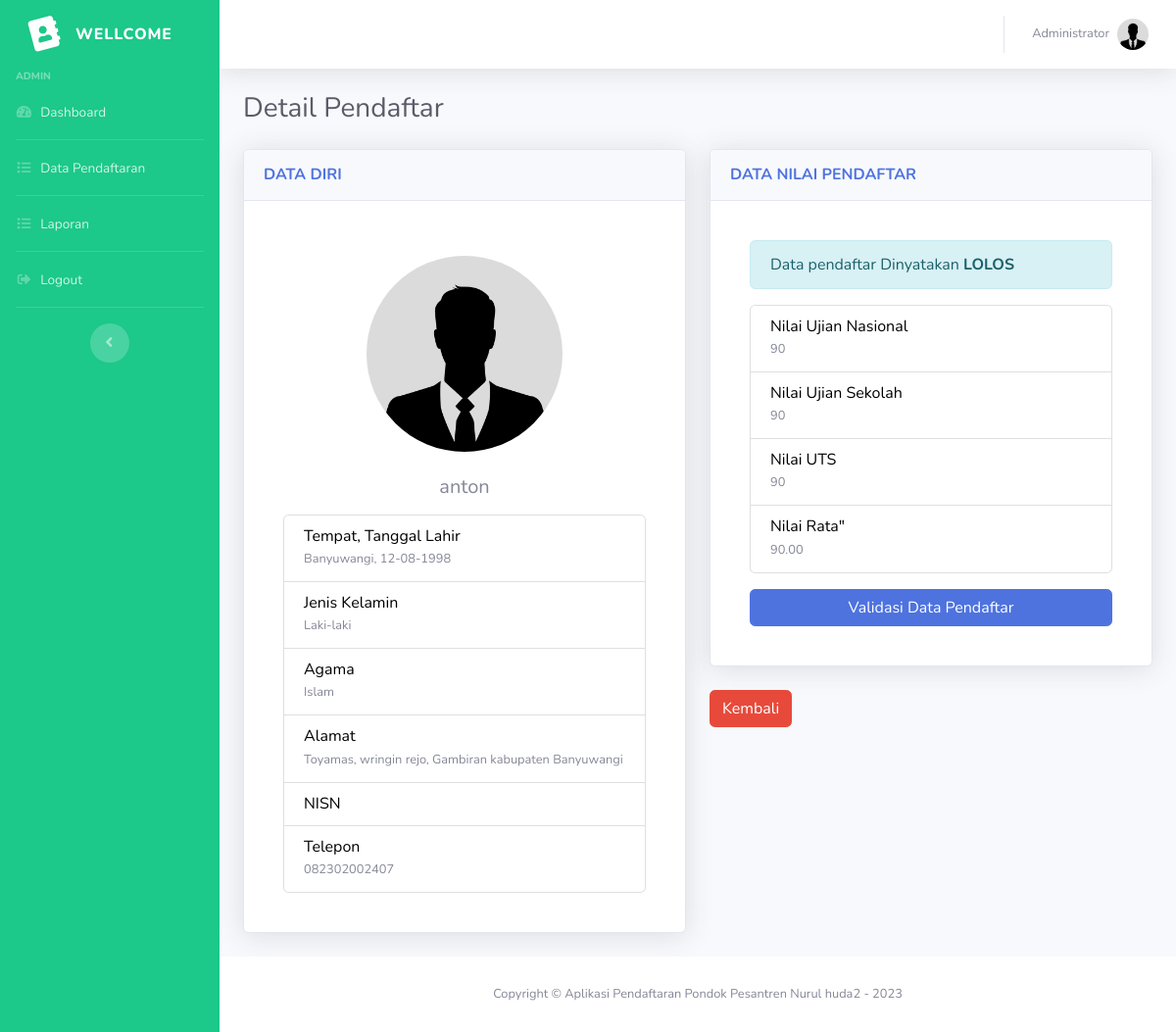
The page /admin/detailpendaftar.php?id=2 (signed in) on the database its author committed.
### tables this page shows
CREATE TABLE `pendaftar` (
  `id` int(11) NOT NULL,
  `nama` varchar(100) DEFAULT NULL,
  `tmpt_lahir` varchar(100) DEFAULT NULL,
  `tgl_lahir` date DEFAULT NULL,
  `jenis_kelamin` enum('L','P') DEFAULT NULL,
  `agama` varchar(45) DEFAULT NULL,
  `alamat` text DEFAULT NULL,
  `email` varchar(100) DEFAULT NULL,
  `telepon` varchar(45) DEFAULT NULL,
  `foto` varchar(100) NOT NULL,
  `users_id` int(11) DEFAULT NULL
);

CREATE TABLE `nilai` (
  `id` int(11) NOT NULL,
  `nilai_un` double DEFAULT NULL,
  `nilai_us` double DEFAULT NULL,
  `nilai_uts_1` double NOT NULL,
  `status` int(1) NOT NULL,
  `pendaftar_id` int(11) DEFAULT NULL
);

### admin/detailpendaftar_control.php (called while the page is built, shortened)
<?php
$id_pendaftar = $_GET['id'];
$sql_pendaftar = "SELECT * FROM pendaftar where id = '$id_pendaftar'";
$result_pendaftar = mysqli_query($koneksi, $sql_pendaftar);
$data_pendaftar = mysqli_fetch_array($result_pendaftar);
$sql_nilai = "SELECT * FROM nilai where pendaftar_id = '$id_pendaftar'";
$result_nilai = mysqli_query($koneksi, $sql_nilai);
$data_nilai = mysqli_fetch_array($result_nilai);
?>

### admin/detailpendaftar.php (the view, shortened to what this page needs)
<?php include('../config/auto_load.php'); ?>
<?php include('detailpendaftar_control.php'); ?>
<?php include('../template/header.php'); ?>
<div class="container-fluid">
  <h1 class="h3 mb-4 text-gray-800">Detail Pendaftar</h1>
  <div class="row">
    <div class="col-md-6">
      <div class="card shadow mb-4">
        <div class="card-header py-3">
          <h6 class="m-0 font-weight-bold text-primary">DATA DIRI</h6>
        </div>
        <div class="card-body">
          <div class="card-body">
            <div class="col-auto mt-3 text-center">
              <?php
              if(isset($data_pendaftar['foto']) && $data_pendaftar['foto'] != "") {
                $foto = '../uploads/' . $data_pendaftar['foto'];
              } else {
                $foto = '../assets/img/avatar.jpg';
              }
              ?>
              <img src="<?= $foto ?>" class="img-fluid rounded-circle" alt="menunggu" style="width: 200px;">
            </div>
            <br>
            <h5 class="card-title mb-3 text-center">
              <?= $data_pendaftar['nama'] ?>
            </h5>
            <ul class="list-group">
              <li class="list-group-item">
                <h6 class="mb-0" style="color: black;">Tempat, Tanggal Lahir</h6>
                <small class="text-muted"><?= $data_pendaftar['tmpt_lahir'] ?>, <?= date("d-m-Y", strtotime($data_pendaftar['tgl_lahir'])); ?></small>
              </li>
              <li class="list-group-item">
                <h6 class="mb-0" style="color: black;">Jenis Kelamin</h6>
                <?php
                if($data_pendaftar['jenis_kelamin'] == 'L') {
                  $kelamin = "Laki-laki";
                } else {
                  $kelamin = "Perempuan";
                }
                ?>
                <small class="text-muted"><?= $kelamin ?></small>
              </li>
              <li class="list-group-item">
                <h6 class="mb-0" style="color: black;">Agama</h6>
                <small class="text-muted">Islam</small>
              </li>
              <li class="list-group-item">
                <h6 class="mb-0" style="color: black;">Alamat</h6>
                <small class="text-muted"><?= $data_pendaftar['alamat'] ?></small>
              </li>
              <li class="list-group-item">
                <h6 class="mb-0" style="color: black;">NISN</h6>
              </li>
              <li class="list-group-item">
                <h6 class="mb-0" style="color: black;">Telepon</h6>
                <small class="text-muted"><?= $data_pendaftar['telepon'] ?></small>
              </li>
            </ul>
          </div>
        </div>
      </div>
    </div>
    <div class="col-md-6">
      <div class="card shadow mb-4">
        <div class="card-header py-3">
          <h6 class="m-0 font-weight-bold text-primary">DATA NILAI PENDAFTAR</h6>
        </div>
        <div class="card-body">
          <div class="card-body">
            <?php
            if($data_nilai['status'] == 0) {
              echo '
              <div class="alert alert-warning">
                  Data pendaftar belum divalidasi
              </div>';
            } else if($data_nilai['status'] == 1) {
              echo '
              <div class="alert alert-info">
                  Data pendaftar Dinyatakan <b>LOLOS</b>
              </div>';
            } else if($data_nilai['status'] == 2) {
              echo '
              <div class="alert alert-danger">
                  Data pendaftar Dinyatakan <b>TIDAK LOLOS</b>
              </div>';
            }
            ?>
            <ul class="list-group">
              <li class="list-group-item">
                <h6 class="mb-0" style="color: black;">Nilai Ujian Nasional</h6>
                <small class="text-muted"><?= $data_nilai['nilai_un'] ?></small>
              </li>
              <li class="list-group-item">
                <h6 class="mb-0" style="color: black;">Nilai Ujian Sekolah</h6>
                <small class="text-muted"><?= $data_nilai['nilai_us'] ?></small>
              </li>
              <li class="list-group-item">
                <h6 class="mb-0" style="color: black;">Nilai UTS</h6>
                <small class="text-muted"><?= $data_nilai['nilai_uts_1'] ?></small>
              </li>
              <li class="list-group-item">
                <h6 class="mb-0" style="color: black;">Nilai Rata"</h6>
                <small class="text-muted"><?= number_format(($data_nilai['nilai_uts_1'] + $data_nilai['nilai_us'] + $data_nilai['nilai_un']) / 3, 2) ?></small>
              </li>
            </ul>
            <button type="button" class="btn btn-primary mt-3 btn-block" data-toggle="modal" data-target="#modalvalidasi">
                Validasi Data Pendaftar
            </button>
          </div>
        </div>
      </div>
      <a href="pendaftaran.php" class="btn btn-danger">Kembali</a>
    </div>
  </div>
</div>
<?php include('../template/footer.php'); ?>

### template/header.php (shortened to what this page needs)
<!DOCTYPE html>
<html lang="en">
<head>
  <link href="../assets/vendor/fontawesome-free/css/all.min.css" rel="stylesheet" type="text/css">
  <link href="../assets/css/sb-admin-2.min.css" rel="stylesheet">
  <link href="../assets/vendor/datepicker/css/bootstrap-datepicker.css" rel="stylesheet">
  <link rel="stylesheet" href="https://cdn.datatables.net/1.10.21/css/dataTables.bootstrap4.min.css">
</head>
<body id="page-top">
  <div id="wrapper">
    <ul class="navbar-nav bg-success sidebar sidebar-dark accordion" id="accordionSidebar">
      <a class="sidebar-brand d-flex align-items-center justify-content-center" href="">
        <div class="sidebar-brand-icon rotate-n-15">
          <i class="fa fa-address-book"></i>
        </div>
        <div class="sidebar-brand-text mx-3">wellcome</div>
      </a>
      <div class="sidebar-heading">
        <?= $_SESSION['level'] ?>
      </div>
      <?php if($_SESSION['level'] == 'admin') { ?>
          <li class="nav-item">
            <a class="nav-link" href="dashboard.php">
              <i class="fas fa-fw fa-tachometer-alt"></i>
              <span>Dashboard</span></a>
          </li>
          <hr class="sidebar-divider my-0">
          <li class="nav-item">
            <a class="nav-link" href="pendaftaran.php">
              <i class="fas fa-fw fa-list"></i>
              <span>Data Pendaftaran</span></a>
          </li>
          <hr class="sidebar-divider my-0">
          <li class="nav-item">
            <a class="nav-link" href="laporan.php">
              <i class="fas fa-fw fa-list"></i>
              <span>Laporan</span></a>
          </li>
      <?php } ?>
      <hr class="sidebar-divider my-0">
      <li class="nav-item">
        <a class="nav-link" href="#" data-toggle="modal" data-target="#logoutModal">
          <i class="fas fa-fw fa-sign-out-alt"></i>
          <span>Logout</span></a>
      </li>
      <hr class="sidebar-divider d-none d-md-block">
      <div class="text-center d-none d-md-inline">
        <button class="rounded-circle border-0" id="sidebarToggle"></button>
      </div>
    </ul>
    <div id="content-wrapper" class="d-flex flex-column">
      <div id="content">
        <nav class="navbar navbar-expand navbar-light bg-white topbar mb-4 static-top shadow">
          <ul class="navbar-nav ml-auto">
            <li class="nav-item dropdown no-arrow">
              <a class="nav-link dropdown-toggle" href="#" id="userDropdown" role="button" data-toggle="dropdown" aria-haspopup="true" aria-expanded="false">
                <span class="mr-2 d-none d-lg-inline text-gray-600 small"><?= $_SESSION['nama']; ?></span>
                <?php
                if(isset($data_pendaftar['foto']) && $data_pendaftar['foto'] != '') {
                    $foto = '../uploads/' . $data_pendaftar['foto'];
                } else {
                    $foto = '../assets/img/avatar.jpg';
                }
                ?>
                <img class="img-profile rounded-circle" src="<?= $foto ?>">
              </a>
            </li>
          </ul>
        </nav>

### template/footer.php (shortened to what this page needs)
      </div>
      <footer class="sticky-footer bg-white">
        <div class="container my-auto">
          <div class="copyright text-center my-auto">
            <span>Copyright &copy; Aplikasi Pendaftaran Pondok Pesantren Nurul huda2 - 2023</span>
          </div>
        </div>
      </footer>
    </div>
  </div>
</body>
</html>

### rows shown on the page
pendaftar: nama "anton", tmpt_lahir "Banyuwangi", tgl_lahir "12-08-1998", jenis_kelamin "Laki-laki", alamat "Toyamas, wringin rejo, Gambiran kabupaten Banyuwangi", telepon "082302002407"
nilai: nilai_un "90", nilai_us "90", nilai_uts_1 "90", nilai_uts_1+nilai_us+nilai_un "90.00"

### other values the page prints
$_SESSION['level'] "ADMIN"
$_SESSION['nama'] "Administrator"
